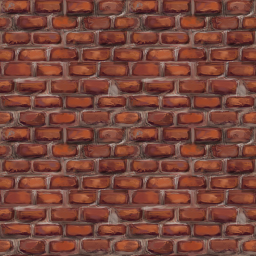
#> input picture resources/images/brick_texture_256.jpg, 256 x 256 px, found by its file name
$ python pil_testing.py
#> lines starting #> are read from the running program, lines starting #| are printed output that depends on the picture
from PIL import Image
from PIL import ImageOps

# [5 lines of commented-out code are left out]


image_path = "resources\images\\brick_texture_256.jpg"

img = Image.open(image_path)
#> img is the input picture: PIL image 256x256 RGB; mean R, G, B 120.5, 70.1, 58.8
img_1 = None
img_2 = None

left = 128
right = 128 + 256
x_offset = int((left + right) / 2)

if (right) > img.width:
    img_2 = Image.open(image_path)
    img_1 = img
    extra_x = right - img.width
#> extra_x = 128

    img_1.crop((left, 0, x_offset, img_1.height))
    img_2.crop((0, 0, extra_x, img_2.height))

    img = Image.new("RGBA", (img_1.width + img_2.width, img_1.height))
#> img: PIL image 512x256 RGBA; every value is 0
    img.paste(img_1)
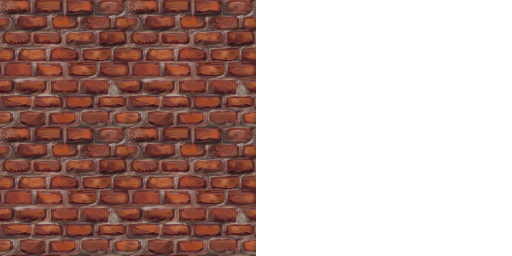
#> img: PIL image 512x256 RGBA; mean R, G, B, A 60.3, 35.1, 29.4, 127.5; transparent parts drawn white
    img.paste(img_2, (img_1.width, 0))
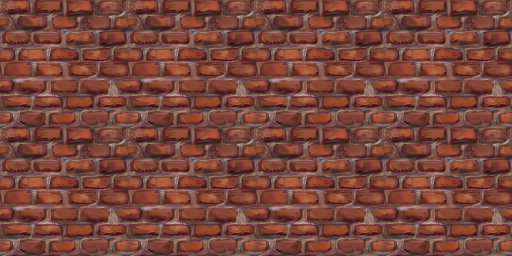
#> img: PIL image 512x256 RGBA; mean R, G, B, A 120.5, 70.1, 58.8, 255

img.show()
